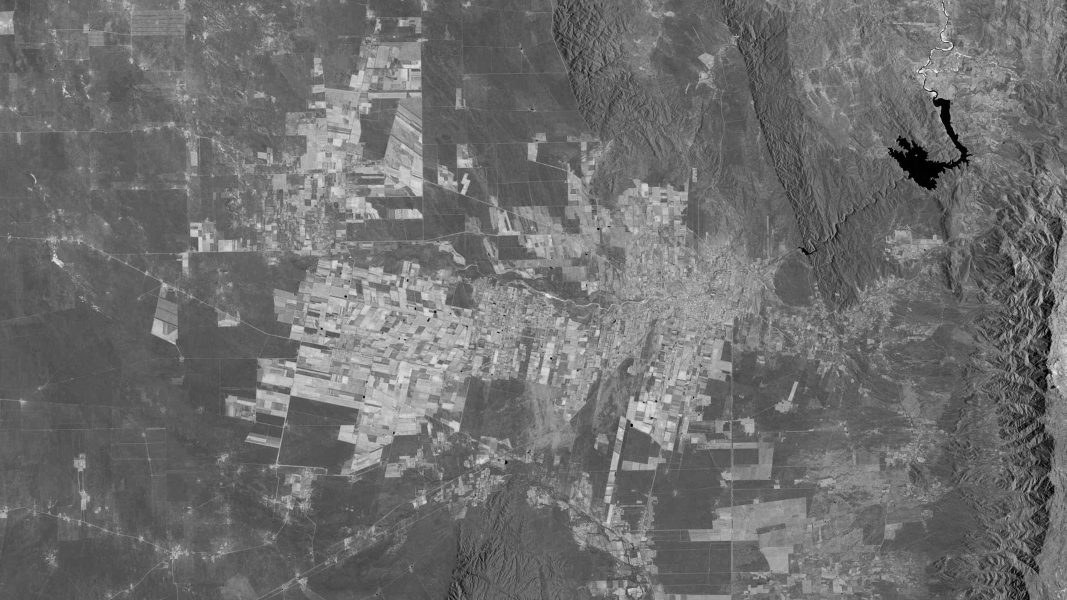
#> input picture GMM Implementation/corpus/ArgentinaChangePair/Argentina_01131994.jpg, 2133 x 1200 px, found by its file name (shown at 1/2 size)
$ jupyter execute GMM_Implementation.ipynb
#> lines starting #> are read from the running program, lines starting #| are printed output that depends on the picture; after the words box and inside, x2 and y2 are one past the last pixel; in counts of white or black regions, pixels touching at a corner belong together
[cell 1]
import numpy as np
import cv2
from matplotlib import pyplot as plt
from scipy.stats import multivariate_normal

import os
from tqdm import tqdm

path1 = 'C:/Users/bachu/Documents/ISRO-20200828T092236Z-001/ISRO/corpus/ArgentinaChangePair/Argentina_01131994.jpg'
path2 = 'C:/Users/bachu/Documents/ISRO-20200828T092236Z-001/ISRO/corpus/ArgentinaChangePair/Argentina_01202014.jpg'

# path1 = input('Enter path to image 1')
# path2 = input('Enter path to image 2')

[cell 2]
def show_images(imgs, titles):
    for i in range(len(imgs)):
        cv2.imshow(titles[i], imgs[i])
    cv2.waitKey(0)
    cv2.destroyAllWindows()

[cell 3]
class GMM:
    def __init__(self, components, iterations = 5):
        self.components = components
        self.iterations = iterations
        self.count = 0

    def init(self, img):
        self.shape = img.shape
        self.n, self.m = self.shape

        self.phi = np.full(shape = self.components, fill_value = 1/self.components)
        self.weights = np.full(shape = self.shape, fill_value = 1/self.components)

        rand_r = np.random.randint(low = 0, high = self.n, size = self.components)
        self.mu = [img[index,:] for index in rand_r]
        self.sigma = [np.cov(img.T) for _ in range(self.components)]

    def e_step(self, img):
        self.weights = self.predict_probabilities(img)
        self.phi = self.weights.mean(axis=0)

    def m_step(self, img):
        for i in tqdm(range(self.components)):
            weight = self.weights[:, [i]]
            sum_weight = weight.sum()
            self.mu[i] = (img * weight).sum(axis=0) / sum_weight
            self.sigma[i] = np.cov(img.T, aweights=(weight/sum_weight).flatten(), bias=True)

    def fit(self, img):
        self.init(img)

        for _ in range(self.iterations):
#             print('Iteration {}'.format(self.count))
            self.e_step(img)
            self.m_step(img)
            self.count += 1

    def predict_probabilities(self, img):
        likelihood = np.zeros( (self.n, self.components) )
        for i in range(self.components):
            distribution = multivariate_normal(mean=self.mu[i], cov=self.sigma[i])
            likelihood[:, i] = distribution.pdf(img)

        num = likelihood * self.phi
        den = num.sum(axis=1)[:, np.newaxis]
        weights = num / den
        return weights

    def predictions(self, img):
        weights = self.predict_probabilities(img)
        return np.argmax(weights, axis=1)

    def get_mean_variance(self):
        return self.mu, self.sigma

[cell 4]
X1 = cv2.imread(path1, 0)
#> X1 is the input picture: shape (1200, 2133); min 0, max 255, mean 110.3
X2 = cv2.imread(path2, 0)
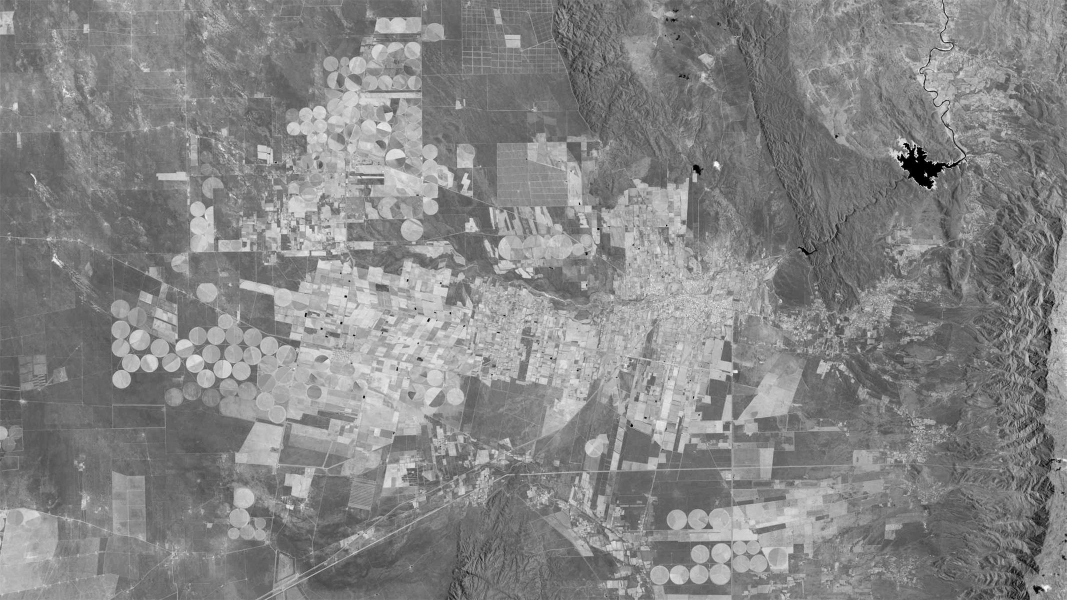
#> input picture GMM Implementation/corpus/ArgentinaChangePair/Argentina_01202014.jpg, 2133 x 1200 px, found by its file name (shown at 1/2 size)
#> X2 is the input picture: shape (1200, 2133); min 0, max 255, mean 132.6

factor = int(input('Enter zoom-out factor'))
#> the answer given: 3

length, width = X1.shape[:2]
#> length = 1200; width = 2133
print(length, width)
#| 1200 2133

X1 = cv2.resize(X1, (int(width/factor), int(length/factor)))
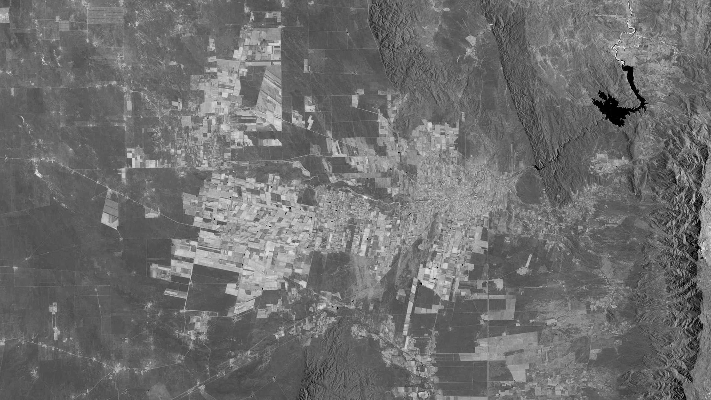
#> X1: shape (400, 711); min 0, max 248, mean 110.4
X2 = cv2.resize(X2, (int(width/factor), int(length/factor)))
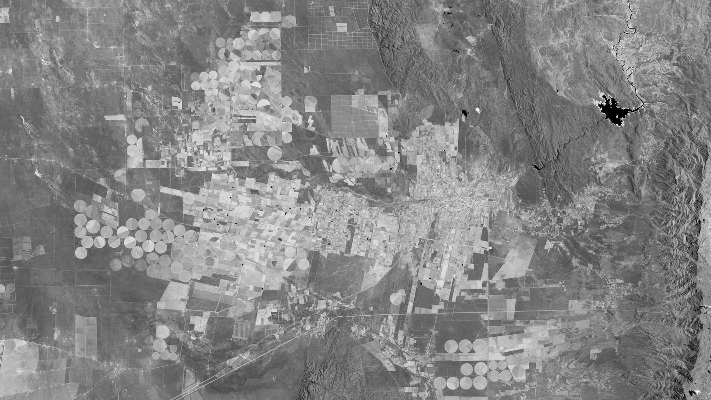
#> X2: shape (400, 711); min 0, max 255, mean 132.6

show_images([X1, X2], ['Image 1', 'Image 2'])
#> the loop in show_images, `for i in range(len(imgs)):` made 2 passes

[cell 5]
X_diff = cv2.absdiff(X1, X2)
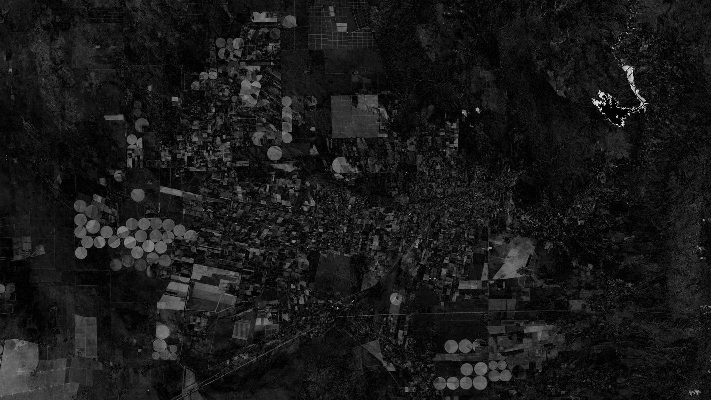
#> X_diff: shape (400, 711); min 0, max 255, mean 25

show_images([X_diff], ['Difference Image'])
#> the loop in show_images (call 2), `for i in range(len(imgs)):` made 1 pass

cv2.imwrite('Image1.jpg', X1)
cv2.imwrite('Image2.jpg', X2)
cv2.imwrite('Difference.jpg', X_diff)
#> Out = True

[cell 6]
gmm_model = GMM(components = 2, iterations = 5)
X_preproc = X_diff
gmm_model.fit(X_preproc.reshape(X_preproc.size, 1))
#> in init, `self.mu = [img[index,:] for index in rand_r]`: self.mu = [[2], [33]]
#> in init, `self.sigma = [np.cov(img.T) for _ in range(self.components)]`: self.sigma = [496.5, 496.5]
#> the loop in fit, `for _ in range(self.iterations): #             print('Iteration {}'.fo..` made 5 passes
#> after the loop in fit, `for _ in range(self.iterations):`: self.count = 5

[cell 7]
means = gmm_model.get_mean_variance()[0]
#> means = [[14.64], [41.99]]
threshold = np.mean(means)
#> threshold = 28.31
X_res = X_diff > threshold
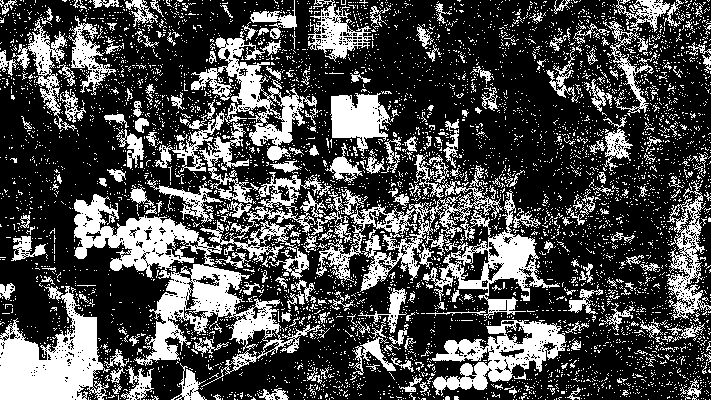
#> X_res: shape (400, 711) bool; 29.9% white; 5706 white regions (5445 under 20 px), largest, box (x1, y1, x2, y2) and area: (74, 194, 322, 387) 11003, (316, 154, 560, 319) 8917, (0, 286, 110, 400) 6596
X_res = X_res.astype(np.uint8) * 255.
show_images([X_res], ['GMM Segmentation'])

[cell 8]
cv2.imwrite('Change_Map.jpg', X_res)
#> Out = True
